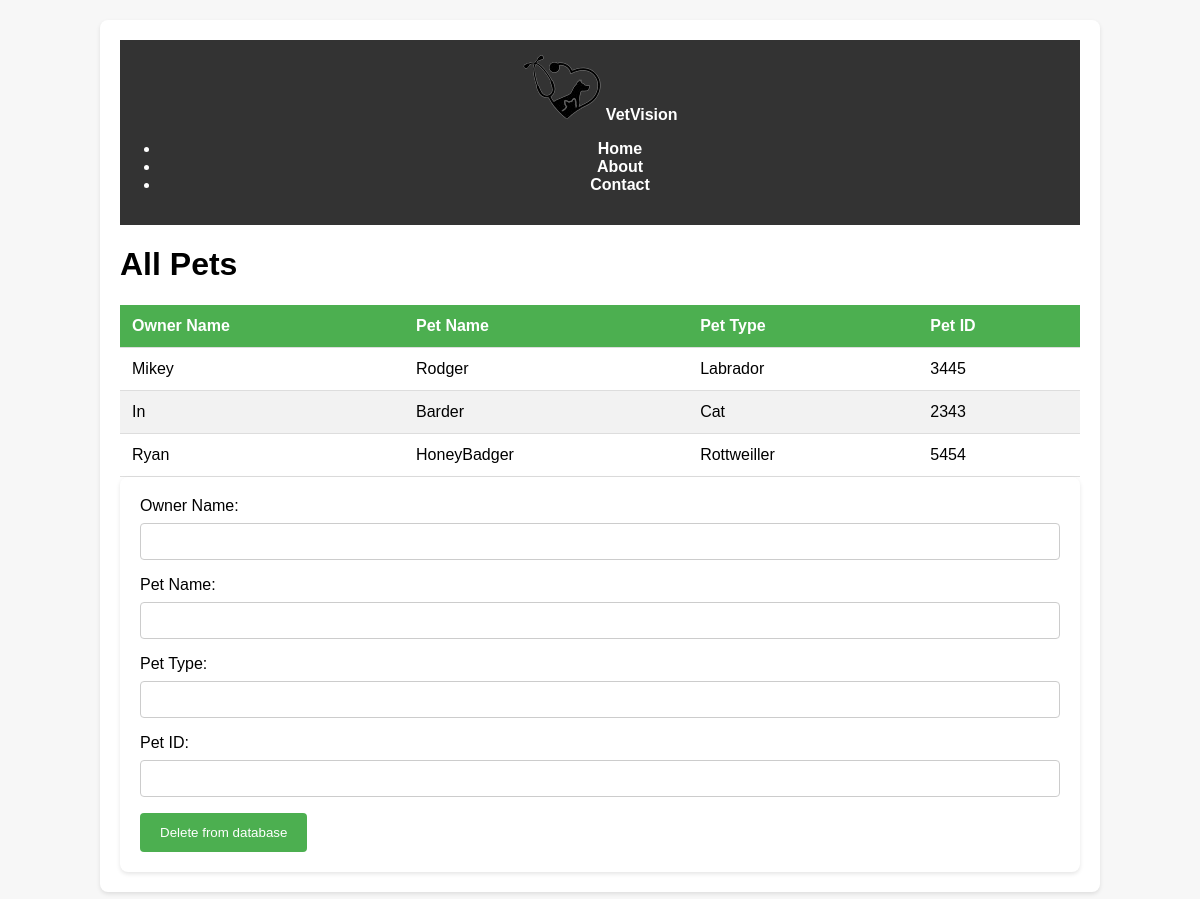
Before: /all_pets (signed in) with the older database file.
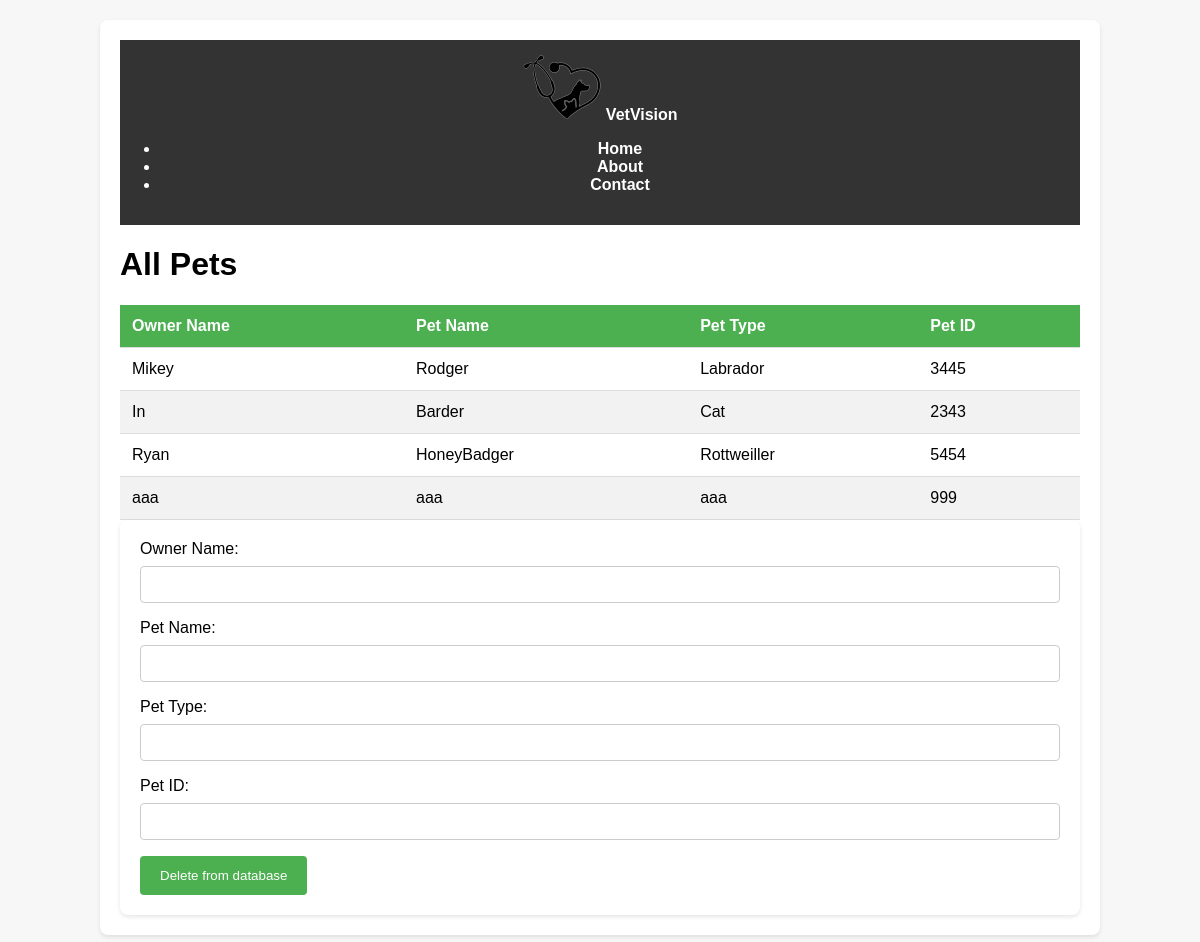
After: the same page with the newer database file.
### tables this page shows
CREATE TABLE "pets" (
  owner_name TEXT,
  pet_name TEXT,
  pet_type TEXT,
  pet_id INTEGER
);

### app.py (the view, shortened to what this page needs)
@app.route('/all_pets', methods=['GET', 'POST'])
def all_pets():
    if 'logged_in' not in session:
        return redirect(url_for('login'))
    db = get_pet_db()
    cursor = db.cursor()
    if request.method == 'GET':
        cursor.execute("SELECT * FROM pets")
        pets = cursor.fetchall()
        return render_template("all_pets.html", pets=pets)

### app.py (called while the page is built)
def get_pet_db():
    if 'db' not in g:
        g.db = sql.connect(db_pets)
    return g.db

@app.teardown_appcontext
def close_connection(exception):
    db = g.pop('db', None)
    if db is not None:
        db.close()

### templates/all_pets.html (shortened to what this page needs)
<!DOCTYPE html>
<html>
<head>
  <link rel="stylesheet" href="{{ url_for('static', filename='all_pets.css') }}">
</head>
<body>
  <div class="container">
    <header class="header">
      <img src="../static/logo.png" alt="">
      <a class="logo" href="/">VetVision</a>
      <ul class="menu">
        <li><a href="/" class="link link-theme link-arrow">Home</a></li>
        <li><a href="#" class="link link-theme link-arrow">About</a></li>
        <li><a href="#" class="link link-theme link-arrow">Contact</a></li>
      </ul>
    </header>
    <h1>All Pets</h1>
    <div class="table-container">
      <table class="table">
        <thead>
          <tr>
            <th>Owner Name</th>
            <th>Pet Name</th>
            <th>Pet Type</th>
            <th>Pet ID</th>
          </tr>
        </thead>
        <tbody>
          {% for pet in pets %}
            <tr>
              <td>{{ pet[0] }}</td>
              <td>{{ pet[1] }}</td>
              <td>{{ pet[2] }}</td>
              <td>{{ pet[3] }}</td>
            </tr>
          {% endfor %}
        </tbody>
      </table>
    </div>
    <div class="form-container">
      <form method="POST">
        <label for="owner_name_delete">Owner Name:</label>
        <input type="text" id="owner_name" name="owner_name_delete" required>
        <br>
        <label for="pet_name">Pet Name:</label>
        <input type="text" id="pet_name" name="pet_name_delete" required>
        <br>
        <label for="pet_type">Pet Type:</label>
        <input type="text" id="pet_type" name="pet_type_delete" required>
        <br>
        <label for="pet_id">Pet ID:</label>
        <input type="text" id="pet_id" name="pet_id" required>
        <br>
        <button type="submit">Delete from database</button>
      </form>
    </div>
  </div>
</body>
</html>

Changed rows visible on the page:
added pets: owner_name "aaa", pet_name "aaa", pet_type "aaa", pet "999"
